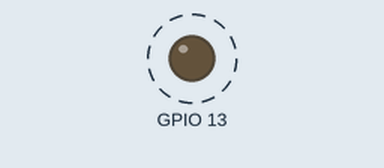
Recording of a program running on a simulated ESP32. Shown: output pins drawn as LEDs (lit = HIGH). Dashed ring = blinking. What the program prints to the serial monitor is not drawn.

Above: at 2.5 s.
Timing chart, 0 to 6.6 s (numbered marks = the images above):
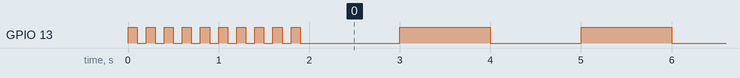

The program:

main.cpp
```cpp
#include <Arduino.h>
#include <SoftwareSerial.h>

#define GPS_RX_PIN 32
#define GPS_TX_PIN 33

// put function declarations here:
int myFunction(int, int);

SoftwareSerial gpsSerial(GPIO_NUM_32, GPIO_NUM_33);
// SoftwareSerial sserial(rx, tx);
int counter = 0;

void setup()
{
  // put your setup code here, to run once:
  Serial.begin(9600);
  gpsSerial.begin(9600);
  pinMode(13, OUTPUT);

  for (int i = 0; i < 20; i++)
  {
    digitalWrite(13, !digitalRead(13));
    delay(100);
  }
}

void loop()
{

  while (gpsSerial.available())
  {
    Serial.print((char)gpsSerial.read());
  }
  Serial.print("   done!  " + String(counter++));

  delay(1000);
  // gpsSerial.print("hello from gps");
  digitalWrite(13, !digitalRead(13));
  Serial.println();
  // put your main code here, to run repeatedly:
}

// put function definitions here:
int myFunction(int x, int y)
{
  return x + y;
}
```

Measured:
- by itself, GPIO 13: goes 9 × (LOW 0.10 s, HIGH 0.10 s), 63 × (LOW 1.1 s, HIGH 1.0 s), LOW 1.0 s, then HIGH
